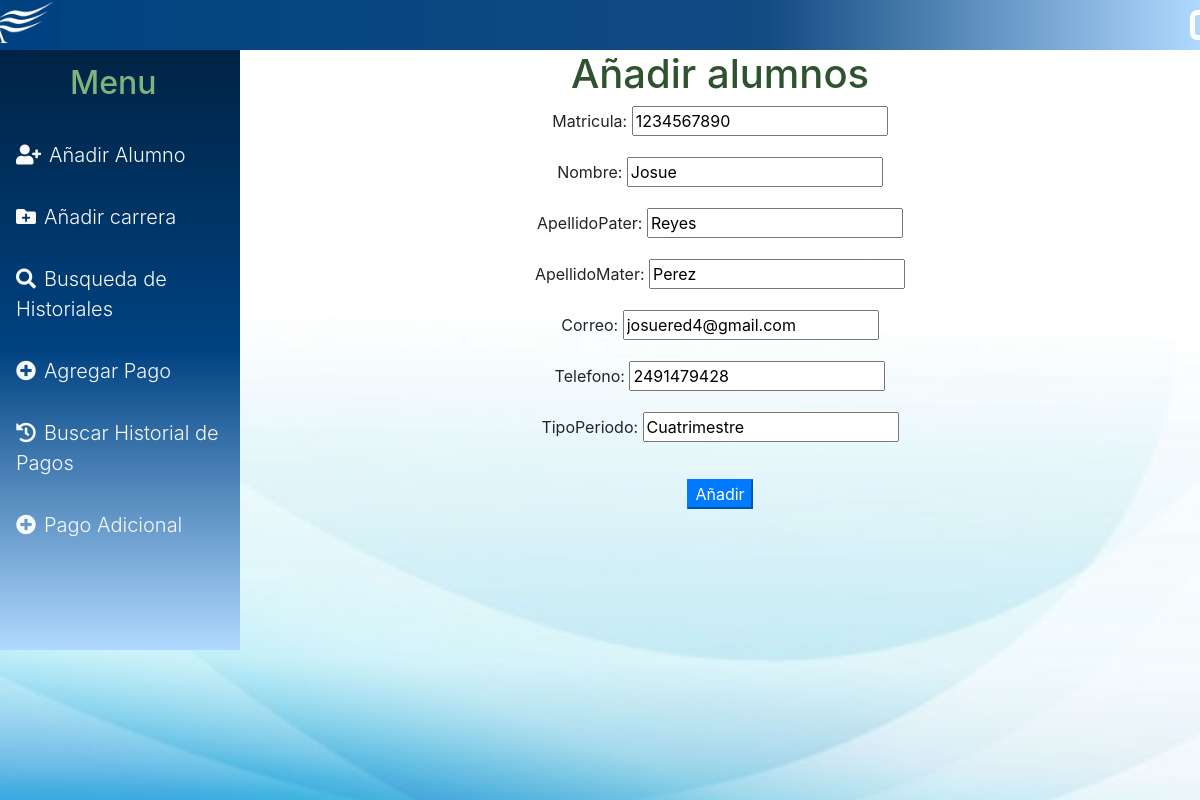
The page /editAlumno/3/ on the database its author committed.
### BaseDatos/models.py (models this page shows, shortened)
class Alumno(models.Model):
    Matricula = models.CharField(max_length=10)
    Nombre = models.CharField(max_length=50)
    ApellidoPater = models.CharField( max_length=20)
    ApellidoMater = models.CharField(max_length=20)
    Correo = models.EmailField( max_length=254)
    Telefono = models.CharField(max_length=10)
    TipoPeriodo = models.CharField(max_length=15)
    class Meta:
        verbose_name = "Alumno"
        verbose_name_plural = "Alumnos"

### users/views.py (the view)
# urls.py: path('editAlumno/<int:pk>/', views.editAlumnos, name = 'editAlumno'),#ruta para la edicion de alumnos.
def editAlumnos(request, pk):#Edicion de alumnos, se pide la llave primaria
    alumno = Alumno.objects.get(pk = pk) # se obtiene el valor de pk y se le asigna a otra varible del mismo nombre
    if request.method == 'GET':
        form = AddAlumnoForm(instance = alumno)
    else:
        form = AddAlumnoForm(request.POST, instance = alumno) # se toma el fomulario con las modificaciones
        if form.is_valid():#se verifica si es valido
            form.save()#se guarde el formulario
            return redirect('autenticacion')#se redirecciona una ves guardado el formulario
    return render (request, "usuarios/addAlumno.html", {'form':form}) # se envian datos al template

### users/forms.py
class AddAlumnoForm(forms.ModelForm):
    class Meta:
        model = Alumno
        fields = '__all__'

### users/templates/usuarios/addAlumno.html (shortened to what this page needs)
{% extends 'base.html' %}
{% load static %}
{% block content %}
<div style="text-align:center;">
<h1 style="color: rgb(47, 83, 47);">Añadir alumnos</h1>
<form method = 'POST'>
    <Table class="table table-bordered">
    {{form.as_p}}
    </Table>
    <button class="btn-primary"  onclick="salir()" >Añadir</button>
</form>
</div>
{% endblock %}

### core/static/css/base.css (style rules this page uses)
body { overflow: hidden; font-weight: 300; color: var(--primary); }

### rows shown on the page
Alumno: Matricula "1234567890", Nombre "Josue", ApellidoPater "Reyes", ApellidoMater "Perez", Correo "josuered4@gmail.com", Telefono "2491479428", TipoPeriodo "Cuatrimestre"
